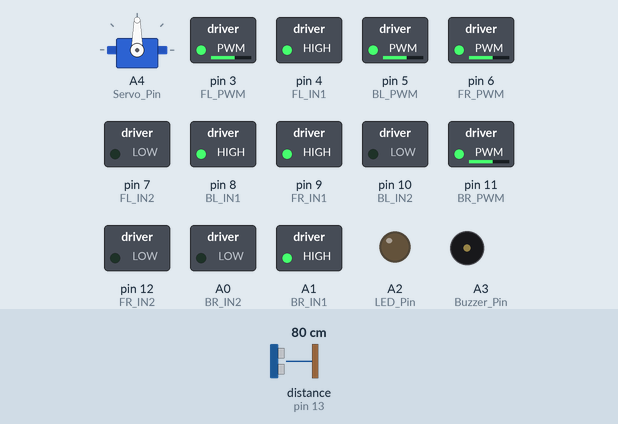
Simulated run of this sketch. Board: Arduino Uno, built with avr-gcc and run on an emulated ATmega328P. On the bench: servo, switched loads named in the sketch (green lamp = pin HIGH), output pins drawn as LEDs (lit = HIGH), buzzer (waves = sounding). Wiring (inferred from the names in the program): ultrasonic range finder: trigger pin 2; echo pin 13. Inputs (shaded band) come from the test bench; at power-on: distance to the obstacle (sensor on pin 13) 80 cm. The echo pulse lasts 58.3 µs per cm; pins used as bus, display or sensor lines are not drawn.

Above: at 2.2 s.
2.3 s: distance to the obstacle (sensor on pin 13) set to 34 cm
3.8 s: distance to the obstacle (sensor on pin 13) set to 28 cm
At 4.2 s:
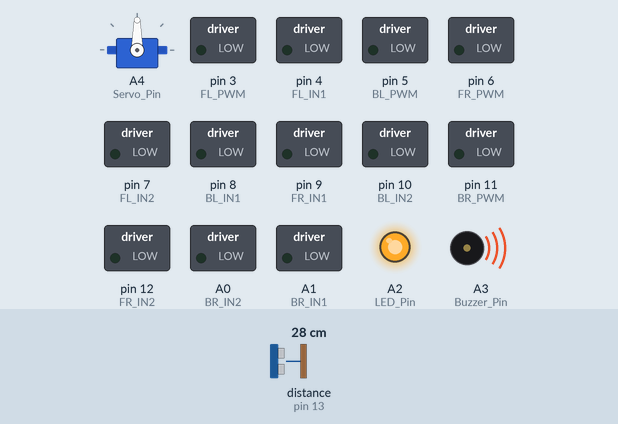
At 7.1 s:
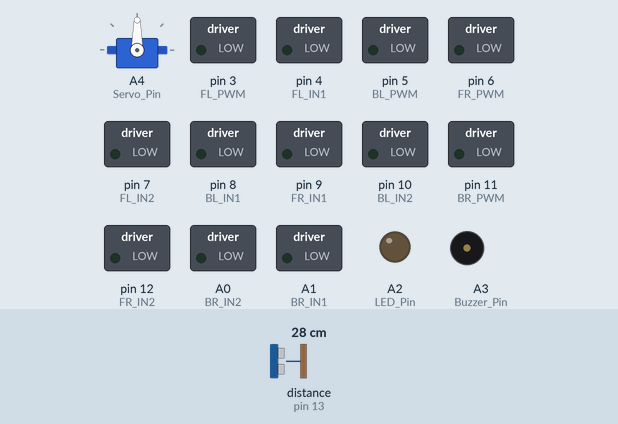
Timing chart, 0 to 12.8 s (numbered marks = the images above; inputs shaded):
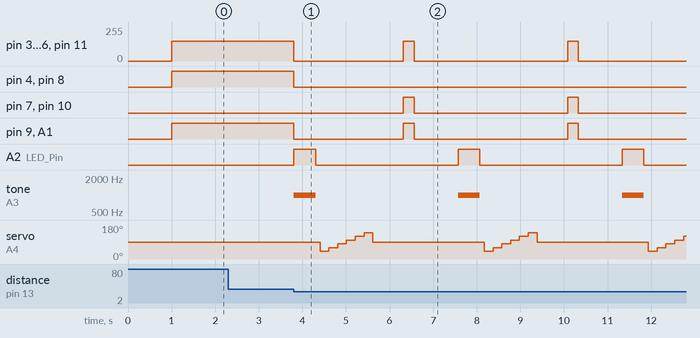

The sketch:

code.ino
```cpp
#include <Servo.h>  // library for servo motor


// -------------------- MOTOR PINS --------------------
const int FL_PWM = 3;   // Front Left wheel speed (PWM)
const int FL_IN1 = 4;
const int FL_IN2 = 7;


const int BL_PWM = 5;   // Back Left wheel speed (PWM)
const int BL_IN1 = 8;
const int BL_IN2 = 10;


const int FR_PWM = 6;   // Front Right wheel speed (PWM)
const int FR_IN1 = 9;
const int FR_IN2 = 12;


const int BR_PWM = 11;  // Back Right wheel speed (PWM)
const int BR_IN1 = A1;
const int BR_IN2 = A0;


// -------------------- ULTRASONIC --------------------
const int Trig_Pin = 2;
const int Echo_Pin = 13;


// -------------------- SERVO --------------------
Servo myServo;
const int Servo_Pin = A4;


// —----------------- Buzzer —----------------
const int Buzzer_Pin = A3;


// —--------------- LED —--------------------
const int LED_Pin = A2;


// -------------------- SETTINGS --------------------
int speedVal = 150; // motor speed (0–255)
int safeDistance = 30;  // cm
int scanStep = 20;


// ----------------------------------------------------
// BASIC MOVEMENT FUNCTIONS
// ----------------------------------------------------


void stopRobot() {
  // stop all motors
  digitalWrite(FL_IN1, LOW); digitalWrite(FL_IN2, LOW);
  digitalWrite(FR_IN1, LOW); digitalWrite(FR_IN2, LOW);
  digitalWrite(BL_IN1, LOW); digitalWrite(BL_IN2, LOW);
  digitalWrite(BR_IN1, LOW); digitalWrite(BR_IN2, LOW);


  // set speed to zero
  analogWrite(FL_PWM, 0); analogWrite(FR_PWM, 0);
  analogWrite(BL_PWM, 0); analogWrite(BR_PWM, 0);
}


void driveForward(int speedVal) {
  // Left wheels forward
  digitalWrite(FL_IN1, HIGH); digitalWrite(FL_IN2, LOW);
  digitalWrite(BL_IN1, HIGH); digitalWrite(BL_IN2, LOW);


  // Right wheels forward
  digitalWrite(FR_IN1, HIGH); digitalWrite(FR_IN2, LOW);
  digitalWrite(BR_IN1, HIGH); digitalWrite(BR_IN2, LOW);


  // Set speed values
  analogWrite(FL_PWM, speedVal); analogWrite(FR_PWM, speedVal);
  analogWrite(BL_PWM, speedVal); analogWrite(BR_PWM, speedVal);
}

void turnLeft(int speedVal) {
  // Left wheels backward
  digitalWrite(FL_IN1, LOW); digitalWrite(FL_IN2, HIGH);
  digitalWrite(BL_IN1, LOW); digitalWrite(BL_IN2, HIGH);


  // Right wheels forward
  digitalWrite(FR_IN1, HIGH); digitalWrite(FR_IN2, LOW);
  digitalWrite(BR_IN1, HIGH); digitalWrite(BR_IN2, LOW);


  // Set speed values
  analogWrite(FL_PWM, speedVal); analogWrite(FR_PWM, speedVal);
  analogWrite(BL_PWM, speedVal); analogWrite(BR_PWM, speedVal);
}


void turnRight(int speedVal) {
  // Left wheels forward
  digitalWrite(FL_IN1, HIGH); digitalWrite(FL_IN2, LOW);
  digitalWrite(BL_IN1, HIGH); digitalWrite(BL_IN2, LOW);


  // Right wheels backward
  digitalWrite(FR_IN1, LOW); digitalWrite(FR_IN2, HIGH);
  digitalWrite(BR_IN1, LOW); digitalWrite(BR_IN2, HIGH);


  // Set speed values
  analogWrite(FL_PWM, speedVal); analogWrite(FR_PWM, speedVal);
  analogWrite(BL_PWM, speedVal); analogWrite(BR_PWM, speedVal);
}


// ----------------------------------------------------
// ULTRASONIC FUNCTION
// ----------------------------------------------------
long getDistance() {
  digitalWrite(Trig_Pin, LOW);
  delayMicroseconds(2);
  digitalWrite(Trig_Pin, HIGH);
  delayMicroseconds(10);
  digitalWrite(Trig_Pin, LOW);


  long duration = pulseIn(Echo_Pin, HIGH, 25000); // 25ms timeout
  if (duration == 0) {
    return 999; // no object detected
    }
  long distance = duration * 0.034 / 2;
  return distance;
}


// ----------------------------------------------------
// SCANNING FUNCTION
// ----------------------------------------------------
int scanForBestDirection() {
  int bestAngle = 90;
  long bestDist = 0;

  for (int angle = 40; angle <= 140; angle += scanStep) {
    myServo.write(angle);
    delay(200);
    long d = getDistance();
    if (d > bestDist) {
      bestDist = d;
      bestAngle = angle;
    }
  }

  myServo.write(90); // center again
  delay(200);
  return bestAngle;
}

// ----------------------------------------------------
// SETUP
// ----------------------------------------------------
void setup() {
  // motors
  pinMode(FL_IN1, OUTPUT); pinMode(FL_IN2, OUTPUT);
  pinMode(FR_IN1, OUTPUT); pinMode(FR_IN2, OUTPUT);
  pinMode(BL_IN1, OUTPUT); pinMode(BL_IN2, OUTPUT);
  pinMode(BR_IN1, OUTPUT); pinMode(BR_IN2, OUTPUT);
  pinMode(FL_PWM, OUTPUT); pinMode(FR_PWM, OUTPUT);
  pinMode(BL_PWM, OUTPUT); pinMode(BR_PWM, OUTPUT);

  // sensor
  pinMode(Trig_Pin, OUTPUT); pinMode(Echo_Pin, INPUT);

  // buzzer and led
  pinMode(Buzzer_Pin, OUTPUT); pinMode(LED_Pin, OUTPUT);

  // servo
  myServo.attach(Servo_Pin);
  myServo.write(90); // look forward

  stopRobot();
  delay(1000);
}

// ----------------------------------------------------
// MAIN LOOP
// ----------------------------------------------------

void loop() {
  int distance = getDistance();

  // movement
  if (distance > safeDistance) {
    // No object nearby
    driveForward(speedVal);
  }

  else {
    stopRobot();
    digitalWrite(LED_Pin, HIGH);
    tone(Buzzer_Pin, 1000);
    delay(500);
    digitalWrite(LED_Pin, LOW);
    noTone(Buzzer_Pin);
    delay(100);
    int bestAngle = scanForBestDirection();
    delay(500);

    if (bestAngle < 80) {
      turnLeft(speedVal);
      delay(250);
    }

    else if (bestAngle > 100) {
      turnRight(speedVal);
      delay(250);
    }
    else {
      // No good direction
      turnRight(speedVal);
      delay(500);
    }

    stopRobot();
    delay(1000);
  }
}
```

Measured:
- the behaviour switches between 32 and 31 cm on distance to the obstacle (sensor on pin 13) (found by bisection; images 0 and 1)
- after the input at 2.3 s, every drawn part: stays the same
- after the input at 3.8 s, pin 3 (FL_PWM): goes 0/255 2.5 s, 150/255 0.25 s, 0/255 3.5 s, 150/255 0.25 s, then 0/255, starting at once; pin 4 (FL_IN1): HIGH → LOW at once
